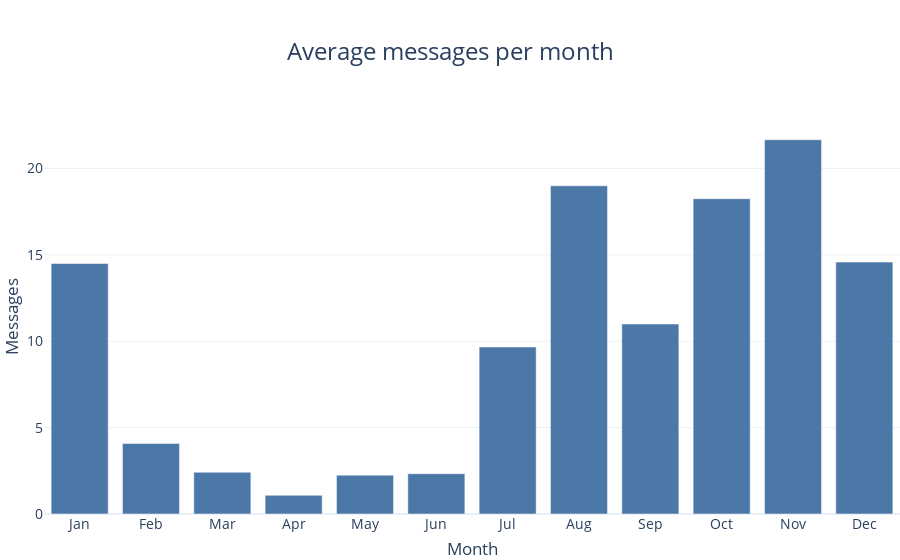

The notebook cell saved with this chart:
### Code cell
plot_data = pd.DataFrame()
plot_data["messages"] = df.groupby(['month']).count()['message'] / len(df.groupby(['month']).count().index)
plot_data.reset_index(inplace=True)
plot_data["month"] = map_datetime(plot_data["month"], "month")

bar4 = P.barplot(data=plot_data, x="month",y="messages", title_text="Average messages per month", xaxis_title="Month", yaxis_title="Messages",xtickvals=plot_data["month"])
bar4.show()

'''
bar4 = barplot(data=messages_per_month, title = "Messages per Month")
fig = bar4.plot(figsize=(10,5), title_size=16, x_label="Month", y_label="Percentage")
plt.show()
'''

### Figure 1 — Plotly figure (JSON) as saved in the notebook; plotly's stock layout.template omitted (floating-point values rounded to 4 significant figures)
{"data": [{"alignmentgroup": "True", "hovertemplate": "month=%{x}<br>messages=%{y}<extra></extra>", "legendgroup": "", "marker": {"color": "#4C78A8"}, "name": "", "offsetgroup": "", "orientation": "v", "showlegend": false, "textposition": "auto", "type": "bar", "x": ["Jan", "Feb", "Mar", "Apr", "May", "Jun", "Jul", "Aug", "Sep", "Oct", "Nov", "Dec"], "xaxis": "x", "y": [14.5, 4.083, 2.417, 1.083, 2.25, 2.333, 9.667, 19, 11, 18.25, 21.67, 14.58], "yaxis": "y"}], "layout": {"autosize": true, "font": {"size": 14}, "legend": {"orientation": "h", "tracegroupgap": 0, "y": -0.3}, "margin": {"b": 0, "l": 0, "r": 0, "t": 120}, "title": {"font": {"size": 24}, "text": "Average messages per month", "x": 0.5}, "xaxis": {"anchor": "y", "domain": [0, 1], "tickvals": ["Jan", "Feb", "Mar", "Apr", "May", "Jun", "Jul", "Aug", "Sep", "Oct", "Nov", "Dec"], "title": {"text": "Month"}}, "yaxis": {"anchor": "x", "domain": [0, 1], "title": {"text": "Messages"}}}}
